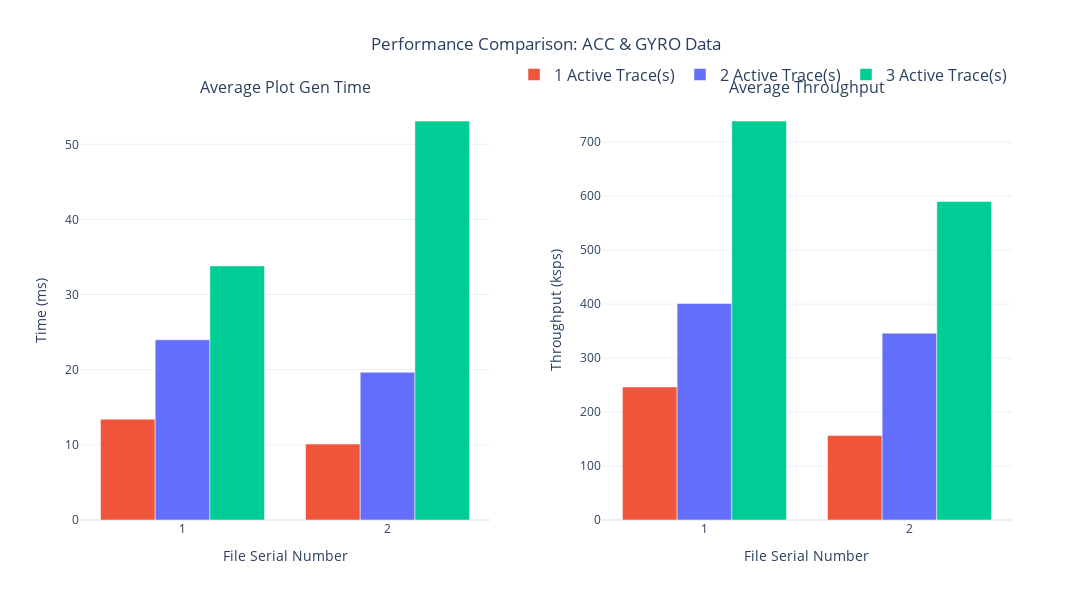

The notebook cell this image was saved under:
### Markdown cell above
## MindGame Dataset

### Code cell
import pandas as pd
import plotly.graph_objects as go
from plotly.subplots import make_subplots

# 1. Load the datasets
# Update these paths to your local environment
file_paths = [
    '/Users/shehjarsadhu/Desktop/UniversityOfRhodeIsland/Graduate/WBL/Project_MINDER/biosignalviz_others/eval_data/MinGame/MindGame_ACC_GYRO_Trace_1.csv',
    '/Users/shehjarsadhu/Desktop/UniversityOfRhodeIsland/Graduate/WBL/Project_MINDER/biosignalviz_others/eval_data/MinGame/MindGame_ACC_GYRO_Trace_2.csv',
    '/Users/shehjarsadhu/Desktop/UniversityOfRhodeIsland/Graduate/WBL/Project_MINDER/biosignalviz_others/eval_data/MinGame/MindGame_ACC_GYRO_Trace_3.csv'
]
import pandas as pd
import plotly.graph_objects as go
from plotly.subplots import make_subplots

# 1. Load the datasets
# Add your Heart Rate trace files to this list (e.g., 'MindGame_HR_Trace_1.csv', etc.)
file_paths = [
    '/Users/shehjarsadhu/Desktop/UniversityOfRhodeIsland/Graduate/WBL/Project_MINDER/biosignalviz_others/eval_data/MinGame/MindGame_ACC_GYRO_Trace_1.csv',
    '/Users/shehjarsadhu/Desktop/UniversityOfRhodeIsland/Graduate/WBL/Project_MINDER/biosignalviz_others/eval_data/MinGame/MindGame_ACC_GYRO_Trace_2.csv',
    '/Users/shehjarsadhu/Desktop/UniversityOfRhodeIsland/Graduate/WBL/Project_MINDER/biosignalviz_others/eval_data/MinGame/MindGame_ACC_GYRO_Trace_3.csv',
    
    # Add Heart Rate files here if they are in separate CSVs
]

dfs = []
for f in file_paths:
    try:
        dfs.append(pd.read_csv(f))
    except FileNotFoundError:
        print(f"Error: {f} not found.")

if not dfs:
    print("No data loaded. Please check file paths.")
    exit()

# 2. Combine and Clean the data
df_combined = pd.concat(dfs, ignore_index=True)

# Map the file_name to readable labels for the X-axis
# This automatically handles 'acc.csv', 'gyro.csv', and 'hr.csv' or others
name_mapping = {
    'acc.csv': 'Accelerometer',
    'gyro.csv': 'Gyroscope',
    'hr.csv': 'Heart Rate' # Assuming your heart rate file is named hr.csv
}
df_combined['signal_type'] = df_combined['file_name'].map(lambda x: name_mapping.get(x, x))

# 3. Aggregate: Average per Signal Type and Active Trace Count
df_agg = df_combined.groupby(['signal_type', 'active_trace_count'])[['plot_gen_time_ms', 'throughput_ksps']].mean().reset_index()

# 4. Create Subplots (1 Row, 2 Columns)
fig = make_subplots(
    rows=1, cols=2,
    subplot_titles=("Average Plot Gen Time", "Average Throughput"),
    horizontal_spacing=0.12
)

# Color palette for 1, 2, and 3 active traces
colors = {1: '#EF553B', 2: '#636EFA', 3: '#00CC96'}
trace_counts = sorted(df_agg['active_trace_count'].unique())
signals = sorted(df_agg['signal_type'].unique())

for count in trace_counts:
    subset = df_agg[df_agg['active_trace_count'] == count]
    
    # --- Subplot 1: Plot Gen Time ---
    fig.add_trace(
        go.Bar(
            x=subset['signal_type'],
            y=subset['plot_gen_time_ms'],
            name=f'{count} Active Trace(s)',
            legendgroup=str(count),
            marker_color=colors.get(count, '#333'),
            offsetgroup=str(count)
        ),
        row=1, col=1
    )

    # --- Subplot 2: Throughput ---
    fig.add_trace(
        go.Bar(
            x=subset['signal_type'],
            y=subset['throughput_ksps'],
            name=f'{count} Active Trace(s)',
            legendgroup=str(count),
            showlegend=False,
            marker_color=colors.get(count, '#333'),
            offsetgroup=str(count)
        ),
        row=1, col=2
    )

# 5. Update Layout & Styling
font_size_axis = 14
font_size_title = 18
font_size_legend = 16

fig.update_layout(
    title_text="Performance Comparison: ACC, GYRO, and HR Data",
    title_x=0.5,
    barmode='group',
    height=700,
    width=1200,
    template="plotly_white",
    legend=dict(
        orientation="h",
        yanchor="bottom",
        y=1.05,
        xanchor="center",
        x=0.5,
        font=dict(size=font_size_legend)
    )
)

# Axis formatting
fig.update_xaxes(title_text="Signal Type", title_font_size=font_size_axis)
fig.update_yaxes(title_text="Time (ms)", row=1, col=1)
fig.update_yaxes(title_text="Throughput (ksps)", row=1, col=2)

fig.show(height = 900,width=900)

### Figure 1 — Plotly figure (JSON) as saved in the notebook; plotly's stock layout.template omitted (floating-point values rounded to 4 significant figures)
{"data": [{"legendgroup": "1", "marker": {"color": "#EF553B"}, "name": "1 Active Trace(s)", "offsetgroup": "1", "type": "bar", "x": [1, 2], "xaxis": "x", "y": [13.42, 10.11], "yaxis": "y"}, {"legendgroup": "1", "marker": {"color": "#EF553B"}, "name": "1 Active Trace(s)", "offsetgroup": "1", "showlegend": false, "type": "bar", "x": [1, 2], "xaxis": "x2", "y": [246.5, 156.4], "yaxis": "y2"}, {"legendgroup": "2", "marker": {"color": "#636EFA"}, "name": "2 Active Trace(s)", "offsetgroup": "2", "type": "bar", "x": [1, 2], "xaxis": "x", "y": [23.99, 19.65], "yaxis": "y"}, {"legendgroup": "2", "marker": {"color": "#636EFA"}, "name": "2 Active Trace(s)", "offsetgroup": "2", "showlegend": false, "type": "bar", "x": [1, 2], "xaxis": "x2", "y": [401.2, 346.1], "yaxis": "y2"}, {"legendgroup": "3", "marker": {"color": "#00CC96"}, "name": "3 Active Trace(s)", "offsetgroup": "3", "type": "bar", "x": [1, 2], "xaxis": "x", "y": [33.82, 53.1], "yaxis": "y"}, {"legendgroup": "3", "marker": {"color": "#00CC96"}, "name": "3 Active Trace(s)", "offsetgroup": "3", "showlegend": false, "type": "bar", "x": [1, 2], "xaxis": "x2", "y": [739.2, 590.2], "yaxis": "y2"}], "layout": {"annotations": [{"font": {"size": 16}, "showarrow": false, "text": "Average Plot Gen Time", "x": 0.22, "xanchor": "center", "xref": "paper", "y": 1, "yanchor": "bottom", "yref": "paper"}, {"font": {"size": 16}, "showarrow": false, "text": "Average Throughput", "x": 0.78, "xanchor": "center", "xref": "paper", "y": 1, "yanchor": "bottom", "yref": "paper"}], "barmode": "group", "height": 600, "legend": {"font": {"size": 16}, "orientation": "h", "x": 1, "xanchor": "right", "y": 1.02, "yanchor": "bottom"}, "title": {"text": "Performance Comparison: ACC & GYRO Data", "x": 0.5}, "width": 1400, "xaxis": {"anchor": "y", "domain": [0, 0.44], "tickmode": "linear", "title": {"font": {"size": 14}, "text": "File Serial Number"}}, "xaxis2": {"anchor": "y2", "domain": [0.56, 1], "tickmode": "linear", "title": {"font": {"size": 14}, "text": "File Serial Number"}}, "yaxis": {"anchor": "x", "domain": [0, 1], "title": {"text": "Time (ms)"}}, "yaxis2": {"anchor": "x2", "domain": [0, 1], "title": {"text": "Throughput (ksps)"}}}}
